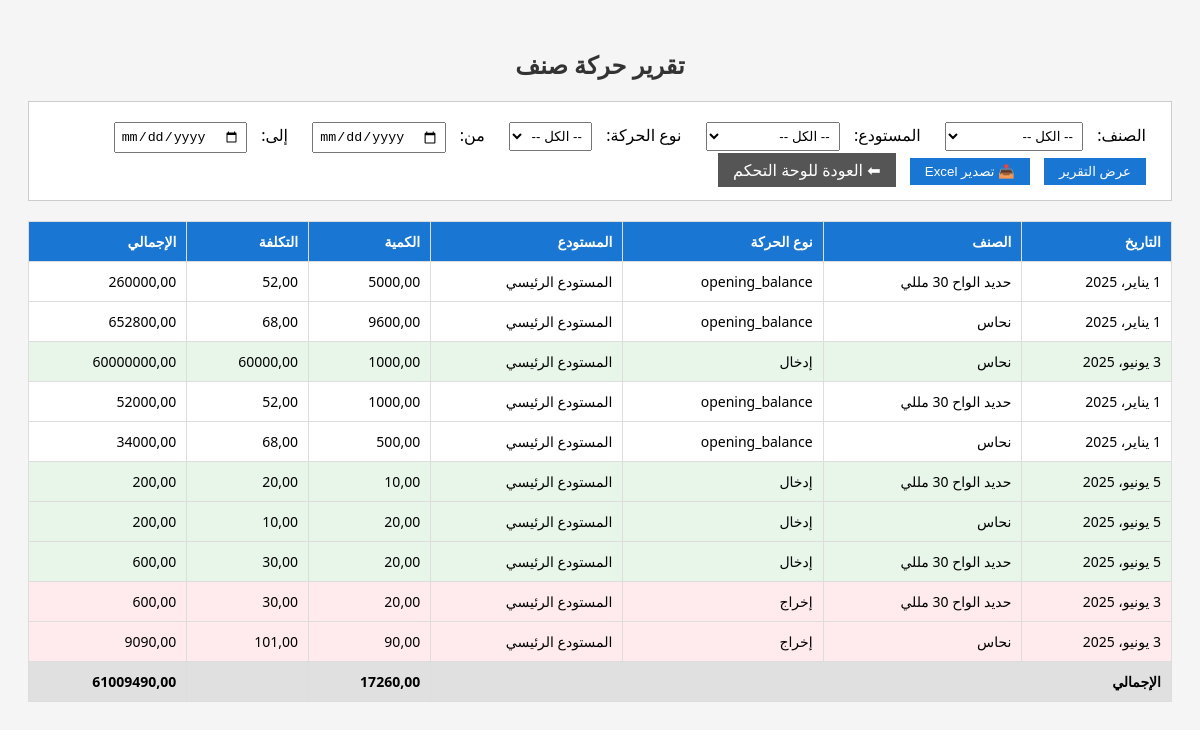
The app's page /inventory/reports/stock-movement/ with its own data.
### inventory/models.py (models this page shows, shortened)
class StockTransactionItem(models.Model):
    transaction = models.ForeignKey(StockTransaction, on_delete=models.CASCADE, related_name="items")
    product = models.ForeignKey(Product, on_delete=models.CASCADE)
    quantity = models.DecimalField(max_digits=12, decimal_places=2)
    unit = models.ForeignKey(Unit, on_delete=models.SET_NULL, null=True, blank=True)
    cost = models.DecimalField(max_digits=12, decimal_places=2, null=True, blank=True)
    total_cost = models.DecimalField(max_digits=14, decimal_places=2, null=True, blank=True, editable=False)

class StockTransaction(models.Model):
    TRANSACTION_TYPES = [
        ('in', 'إدخال'),
        ('out', 'إخراج'),
        ('adjust', 'تسوية'),
    ]
    date = models.DateField()
    warehouse = models.ForeignKey(Warehouse, on_delete=models.CASCADE)
    transaction_type = models.CharField(max_length=10, choices=TRANSACTION_TYPES)
    related_account = models.ForeignKey(Account, on_delete=models.SET_NULL, null=True, blank=True)
    notes = models.CharField(max_length=250, blank=True, null=True)
    sales_invoice = models.ForeignKey("sales.SalesInvoice", on_delete=models.SET_NULL, null=True, blank=True)
    sales_return = models.ForeignKey("sales.SalesReturn", on_delete=models.SET_NULL, null=True, blank=True)
    purchase_invoice = models.ForeignKey('purchases.PurchaseInvoice', on_delete=models.SET_NULL, null=True, blank=True)
    purchase_return = models.ForeignKey('purchases.PurchaseReturn', on_delete=models.SET_NULL, null=True, blank=True)
    journal_entry = models.OneToOneField("accounts.JournalEntry", on_delete=models.SET_NULL, null=True, blank=True)
    is_posted = models.BooleanField(default=False, verbose_name="تم الترحيل؟")
    code = models.CharField(max_length=50, blank=True, null=True, unique=True)
    production_order = models.ForeignKey(
        'manufacturing.ProductionOrder',
        on_delete=models.CASCADE,
        null=True,
        blank=True,
        related_name='stock_transactions',
        verbose_name="أمر الإنتاج المرتبط"
    )
    class Meta:
        verbose_name = "حركة مخزون"
        verbose_name_plural = "حركات المخزون"

class Product(models.Model):
    PRODUCT_TYPES = (
        ('raw', 'مواد خام'),
        ('semi', 'نصف مصنع'),
        ('finished', 'منتج نهائي'),
        ('SCRAP', 'خردة- سكراب'),
    )
    PRICING_METHODS = (
        ('fifo', 'الوارد أولاً يصرف أولاً'),
        ('average', 'متوسط التكلفة'),
    )
    code = models.CharField(max_length=20, unique=True)
    name = models.CharField(max_length=100)
    product_type = models.CharField(max_length=10, choices=PRODUCT_TYPES)
    base_unit = models.ForeignKey(Unit, on_delete=models.PROTECT, related_name='base_products', null=True, blank=True)
    large_unit = models.ForeignKey(Unit, related_name='large_unit_products', on_delete=models.PROTECT)
    small_unit = models.ForeignKey(Unit, related_name='small_unit_products', on_delete=models.PROTECT)
    conversion_factor = models.DecimalField(max_digits=10, decimal_places=4)
    class Meta:
        verbose_name = "منتج"
        verbose_name_plural = "المنتجات"
    pricing_method = models.CharField(
        max_length=10,
        choices=PRICING_METHODS,
        default='fifo',
        verbose_name='طريقة احتساب التكلفة'
    )
    bom_components = models.ManyToManyField(
        'inventory.Component',
        through='manufacturing.DefaultComponent',
        related_name='used_in_products'
    )
    average_cost = models.DecimalField(max_digits=10, decimal_places=2, default=Decimal('0.00'))

class Warehouse(models.Model):
    WAREHOUSE_TYPES = (
        ('main', 'رئيسي'),
        ('branch', 'فرعي'),
        ('external', 'خارجي'),
        ('raw', 'مواد خام'),
        ('wip', 'تحت التشغيل'),
        ('finished', 'منتج تام'),
        ('scrap', 'هالك'),
    )
    code = models.CharField(max_length=20, unique=True)
    name = models.CharField(max_length=100)
    region = models.CharField(max_length=100)
    warehouse_type = models.CharField(max_length=10, choices=WAREHOUSE_TYPES)
    inventory_account = models.ForeignKey(
        Account, on_delete=models.PROTECT, related_name='warehouses'
    )
    opening_balance_account = models.ForeignKey(
        Account,
        on_delete=models.PROTECT,
        null=True, blank=True,
        related_name='opening_balance_warehouses'
    )
    class Meta:
        verbose_name = "مستودع"
        verbose_name_plural = "المستودعات"
    production_cost_account = models.ForeignKey(
        Account,
        on_delete=models.PROTECT,
        null=True, blank=True,
        related_name='warehouse_production_cost',
        verbose_name='حساب تكلفة الإنتاج'
    )
    expense_allocation_account = models.ForeignKey(
        Account,
        on_delete=models.PROTECT,
        null=True, blank=True,
        related_name='warehouse_expense_allocation',
        verbose_name='حساب تحميل المصروفات'
    )

### inventory/views.py (the view, shortened to what this page needs)
# urls.py: path('reports/stock-movement/', stock_movement_report, name='stock_movement'),
def stock_movement_report(request):
    transactions = StockTransactionItem.objects.select_related(
        'transaction', 'product', 'transaction__warehouse'
    )
    product_id = request.GET.get('product')
    warehouse_id = request.GET.get('warehouse')
    transaction_type = request.GET.get('transaction_type')
    date_from = request.GET.get('date_from')
    date_to = request.GET.get('date_to')
    if product_id:
        transactions = transactions.filter(product_id=product_id)
    if warehouse_id:
        transactions = transactions.filter(transaction__warehouse_id=warehouse_id)
    if transaction_type:
        transactions = transactions.filter(transaction__transaction_type=transaction_type)
    if date_from:
        transactions = transactions.filter(transaction__date__gte=date_from)
    if date_to:
        transactions = transactions.filter(transaction__date__lte=date_to)
    transactions = transactions.annotate(total=F('quantity') * F('cost'))
    total_quantity = transactions.aggregate(qty=Sum('quantity'))['qty'] or 0
    total_cost = transactions.aggregate(total=Sum(F('quantity') * F('cost'), output_field=FloatField()))['total'] or 0
    context = {
        'transactions': transactions,
        'products': Product.objects.all(),
        'warehouses': Warehouse.objects.all(),
        'total_quantity': total_quantity,
        'total_cost': total_cost,
    }
    return render(request, 'inventory/reports/stock_movement_report.html', context)

### dist/inventory/templates/inventory/reports/stock_movement_report.html (shortened to what this page needs)
{% load static %}
<!DOCTYPE html>
<html lang="ar" dir="rtl">
<head>
</head>
<body>
<h2>تقرير حركة صنف</h2>
<form method="get">
    <label>الصنف:</label>
    <select name="product">
        <option value="">-- الكل --</option>
    </select>
    <label>المستودع:</label>
    <select name="warehouse">
        <option value="">-- الكل --</option>
    </select>
    <label>نوع الحركة:</label>
    <select name="transaction_type">
        <option value="">-- الكل --</option>
    </select>
    <label>من:</label>
    <input type="date" name="date_from" value="{{ request.GET.date_from }}">
    <label>إلى:</label>
    <input type="date" name="date_to" value="{{ request.GET.date_to }}">
    <button type="submit">عرض التقرير</button>
    <button type="submit" name="export" value="1">📥 تصدير Excel</button>
    <a href="{% url 'admin:index' %}" class="button-link">⬅ العودة للوحة التحكم</a>
</form>
<table>
    <thead>
        <tr>
            <th>التاريخ</th>
            <th>الصنف</th>
            <th>نوع الحركة</th>
            <th>المستودع</th>
            <th>الكمية</th>
            <th>التكلفة</th>
            <th>الإجمالي</th>
        </tr>
    </thead>
        <tbody>
            {% for t in transactions %}
                <tr style="background-color: {% if t.transaction.transaction_type == 'in' %}#e8f5e9{% elif t.transaction.transaction_type == 'out' %}#ffebee{% else %}#ffffff{% endif %};">
                    <td>{{ t.transaction.date }}</td>
                    <td>{{ t.product.name }}</td>
                    <td>{{ t.transaction.get_transaction_type_display }}</td>
                    <td>{{ t.transaction.warehouse.name }}</td>
                    <td>{{ t.quantity|floatformat:2 }}</td>
                    <td>{{ t.cost|floatformat:2 }}</td>
                    <td>{{ t.total|floatformat:2 }}</td>
                </tr>
            {% empty %}
                <tr><td colspan="7" style="text-align: center;">لا توجد حركات</td></tr>
            {% endfor %}
        </tbody>
    <tfoot>
        <tr>
            <td colspan="4">الإجمالي</td>
            <td>{{ total_quantity|floatformat:2 }}</td>
            <td></td>
            <td>{{ total_cost|floatformat:2 }}</td>
        </tr>
    </tfoot>
</table>
</body>
</html>

### dist/inventory/templates/inventory/reports/stock_movement_report.html (style rules this page uses)
body { font-family: 'Segoe UI', Tahoma, sans-serif; background-color: #f5f5f5; padding: 20px; direction: rtl; text-align: right; }
h2 { text-align: center; color: #333; }
form { margin-bottom: 20px; background-color: #fff; padding: 15px; border: 1px solid #ccc; }
label { margin-right: 10px; }
select, input[type="date"] { margin: 5px 10px; padding: 5px; }
button { padding: 6px 15px; background-color: #1976d2; color: white; border: none; cursor: pointer; margin-right: 10px; }
a.button-link { padding: 6px 15px; background-color: #555; color: white; text-decoration: none; margin-right: 10px; }
table { width: 100%; border-collapse: collapse; background-color: #fff; }
th, td { border: 1px solid #ddd; padding: 10px; font-size: 14px; }
thead { background-color: #1976d2; color: white; }
tbody tr:nth-child(even) { background-color: #f0f0f0; }
tfoot { background-color: #e0e0e0; font-weight: bold; }

### records on screen
StockTransactionItem: transaction "1 يناير، 2025", product.name "حديد الواح 30 مللي", transaction.transaction_type "opening_balance", transaction.warehouse.name "المستودع الرئيسي", quantity "5000,00", cost "52,00", total "260000,00"
StockTransactionItem: transaction "1 يناير، 2025", product.name "نحاس", transaction.transaction_type "opening_balance", transaction.warehouse.name "المستودع الرئيسي", quantity "9600,00", cost "68,00", total "652800,00"
StockTransactionItem: transaction "3 يونيو، 2025", product.name "نحاس", transaction.transaction_type "إدخال", transaction.warehouse.name "المستودع الرئيسي", quantity "1000,00", cost "60000,00", total "60000000,00"
StockTransactionItem: transaction "1 يناير، 2025", product.name "حديد الواح 30 مللي", transaction.transaction_type "opening_balance", transaction.warehouse.name "المستودع الرئيسي", quantity "1000,00", cost "52,00", total "52000,00"
StockTransactionItem: transaction "1 يناير، 2025", product.name "نحاس", transaction.transaction_type "opening_balance", transaction.warehouse.name "المستودع الرئيسي", quantity "500,00", cost "68,00", total "34000,00"
StockTransactionItem: transaction "5 يونيو، 2025", product.name "حديد الواح 30 مللي", transaction.transaction_type "إدخال", transaction.warehouse.name "المستودع الرئيسي", quantity "10,00", cost "20,00", total "200,00"
StockTransactionItem: transaction "5 يونيو، 2025", product.name "نحاس", transaction.transaction_type "إدخال", transaction.warehouse.name "المستودع الرئيسي", quantity "20,00", cost "10,00", total "200,00"
StockTransactionItem: transaction "5 يونيو، 2025", product.name "حديد الواح 30 مللي", transaction.transaction_type "إدخال", transaction.warehouse.name "المستودع الرئيسي", quantity "20,00", cost "30,00", total "600,00"
StockTransactionItem: transaction "3 يونيو، 2025", product.name "حديد الواح 30 مللي", transaction.transaction_type "إخراج", transaction.warehouse.name "المستودع الرئيسي", quantity "20,00", cost "30,00", total "600,00"
StockTransactionItem: transaction "3 يونيو، 2025", product.name "نحاس", transaction.transaction_type "إخراج", transaction.warehouse.name "المستودع الرئيسي", quantity "90,00", cost "101,00", total "9090,00"

### other values on screen
{{ total_quantity|floatformat:2 }} "17260,00"
{{ total_cost|floatformat:2 }} "61009490,00"
